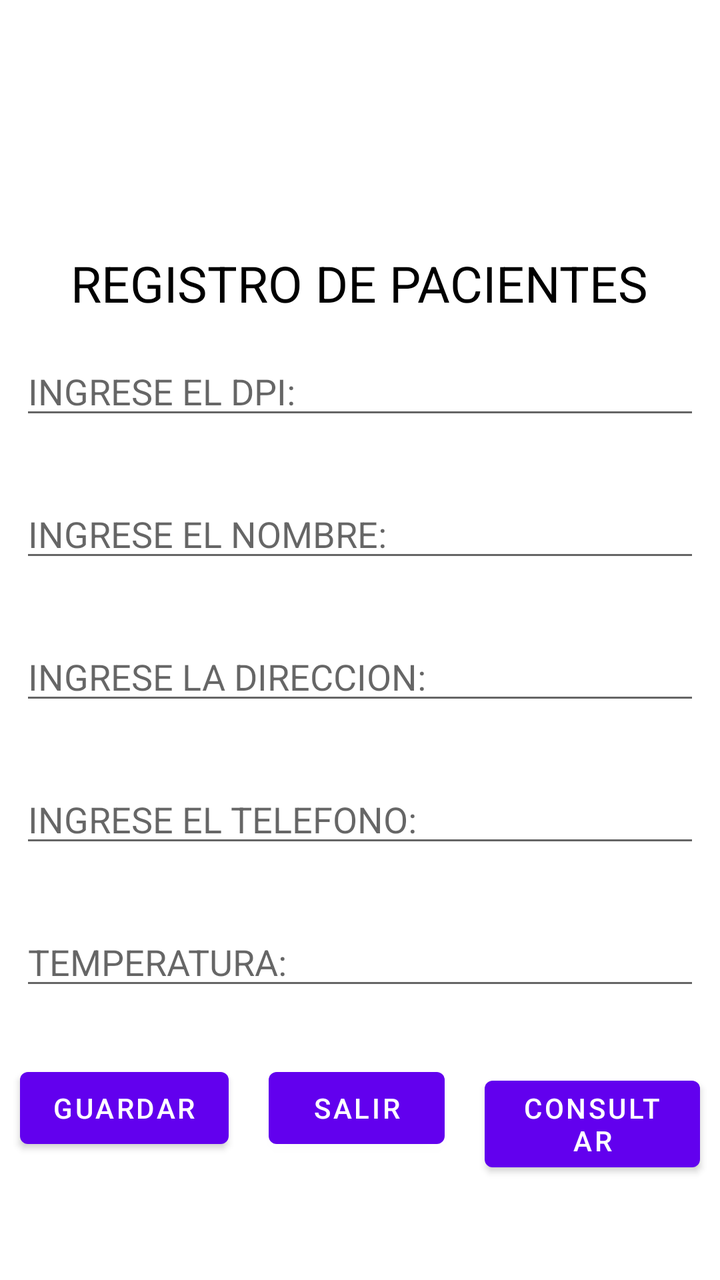
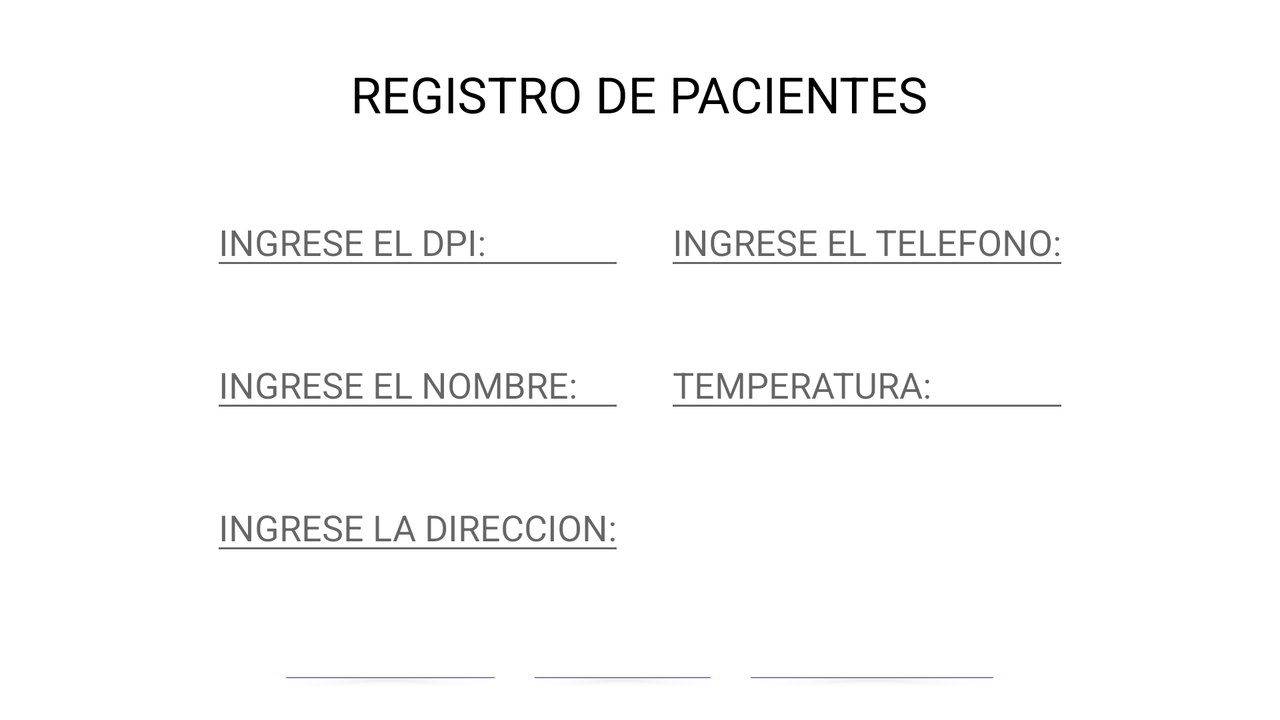

Two renders of one Android screen. The first uses the default layout on a phone; the second uses the alternative layout the repository ships for a different screen configuration, on a matching device. The two XML files are below.
<!-- AndroidManifest.xml: application theme Theme.AppArchivosRegistro -->
<!-- res/layout/fragment_registros_file.xml -->
<?xml version="1.0" encoding="utf-8"?>
<RelativeLayout xmlns:android="http://schemas.android.com/apk/res/android"
    xmlns:tools="http://schemas.android.com/tools"
    android:layout_width="match_parent"
    android:layout_height="match_parent"
    tools:context=".Login">

    <LinearLayout
        android:id="@+id/layout1"
        android:layout_width="match_parent"
        android:layout_height="wrap_content"
        android:orientation="vertical"
        android:layout_centerInParent="true">

        
        <TextView
            android:id="@+id/title"
            android:layout_width="wrap_content"
            android:layout_height="wrap_content"
            android:text="@string/text_title"
            android:textSize="@dimen/title_text"
            android:textColor="@color/black"
            android:layout_gravity="center"/>

        <EditText
            android:id="@+id/dpiTxt"
            android:layout_width="match_parent"
            android:layout_height="wrap_content"
            android:layout_marginStart="@dimen/margin_start"
            android:layout_marginEnd="@dimen/margin_end"
            android:layout_marginTop="@dimen/margin_top"
            android:layout_marginBottom="@dimen/margin_bottom"
            android:hint="@string/dpi_hint"/>

        <EditText
            android:id="@+id/nombreTxt"
            android:layout_width="match_parent"
            android:layout_height="wrap_content"
            android:layout_marginStart="@dimen/margin_start"
            android:layout_marginEnd="@dimen/margin_end"
            android:layout_marginTop="@dimen/margin_top"
            android:layout_marginBottom="@dimen/margin_bottom"
            android:hint="@string/nombre_hint"/>

        <EditText
            android:id="@+id/direccionTxt"
            android:layout_width="match_parent"
            android:layout_height="wrap_content"
            android:layout_marginStart="@dimen/margin_start"
            android:layout_marginEnd="@dimen/margin_end"
            android:layout_marginTop="@dimen/margin_top"
            android:layout_marginBottom="@dimen/margin_bottom"
            android:hint="@string/direccion_hint"/>

        <EditText
            android:id="@+id/telefonoTxt"
            android:layout_width="match_parent"
            android:layout_height="wrap_content"
            android:layout_marginStart="@dimen/margin_start"
            android:layout_marginEnd="@dimen/margin_end"
            android:layout_marginTop="@dimen/margin_top"
            android:layout_marginBottom="@dimen/margin_bottom"
            android:hint="@string/telefono_hint"/>

        <EditText
            android:id="@+id/temperaturaTxt"
            android:layout_width="match_parent"
            android:layout_height="wrap_content"
            android:layout_marginStart="@dimen/margin_start"
            android:layout_marginEnd="@dimen/margin_end"
            android:layout_marginTop="@dimen/margin_top"
            android:layout_marginBottom="@dimen/margin_bottom"
            android:hint="@string/temperatura_hint"/>

    </LinearLayout>

    <LinearLayout
        android:layout_width="wrap_content"
        android:layout_height="wrap_content"
        android:orientation="horizontal"
        android:layout_below="@+id/layout1"
        android:layout_centerHorizontal="true">

        <Button
            android:id="@+id/guardarBtn"
            android:layout_width="wrap_content"
            android:layout_height="wrap_content"
            android:layout_marginStart="@dimen/margin_start"
            android:layout_marginEnd="@dimen/margin_end"
            android:layout_marginTop="@dimen/margin_top"
            android:layout_marginBottom="@dimen/margin_bottom"
            android:text="@string/text_btn_guardar"/>

        <Button
            android:id="@+id/salirBtn"
            android:layout_width="wrap_content"
            android:layout_height="wrap_content"
            android:layout_marginStart="@dimen/margin_start"
            android:layout_marginEnd="@dimen/margin_end"
            android:layout_marginTop="@dimen/margin_top"
            android:layout_marginBottom="@dimen/margin_bottom"
            android:text="@string/text_btn_salir"/>

        <Button
            android:id="@+id/consultarBtn"
            android:layout_width="wrap_content"
            android:layout_height="wrap_content"
            android:layout_marginStart="@dimen/margin_start"
            android:layout_marginEnd="@dimen/margin_end"
            android:layout_marginTop="@dimen/margin_top"
            android:layout_marginBottom="@dimen/margin_bottom"
            android:text="@string/text_btn_consultar"/>

    </LinearLayout>

</RelativeLayout>
<!-- resources referenced by this layout -->
<resources>
  <dimen name="margin_bottom">15dp</dimen>
  <dimen name="margin_end">10dp</dimen>
  <dimen name="margin_start">10dp</dimen>
  <dimen name="margin_top">15dp</dimen>
  <dimen name="title_text">25sp</dimen>
  <string name="direccion_hint">INGRESE LA DIRECCION:</string>
  <string name="dpi_hint">INGRESE EL DPI:</string>
  <string name="nombre_hint">INGRESE EL NOMBRE:</string>
  <string name="telefono_hint">INGRESE EL TELEFONO:</string>
  <string name="temperatura_hint">TEMPERATURA:</string>
  <string name="text_btn_consultar">CONSULTAR</string>
  <string name="text_btn_guardar">GUARDAR</string>
  <string name="text_btn_salir">SALIR</string>
  <string name="text_title">REGISTRO DE PACIENTES</string>
  <style name="Theme.AppArchivosRegistro" parent="Theme.MaterialComponents.DayNight.DarkActionBar">
          
          <item name="colorPrimary">@color/purple_500</item>
          <item name="colorPrimaryVariant">@color/purple_700</item>
          <item name="colorOnPrimary">@color/white</item>
          
          <item name="colorSecondary">@color/teal_200</item>
          <item name="colorSecondaryVariant">@color/teal_700</item>
          <item name="colorOnSecondary">@color/black</item>
          
          <item name="android:statusBarColor">?attr/colorPrimaryVariant</item>
          
      </style>
</resources>
<!-- res/layout-land/fragment_registros_file.xml (the repository's variant of the layout above) -->
<!-- drawn on the phone turned sideways -->
<?xml version="1.0" encoding="utf-8"?>
<RelativeLayout xmlns:android="http://schemas.android.com/apk/res/android"
    xmlns:tools="http://schemas.android.com/tools"
    android:layout_width="match_parent"
    android:layout_height="match_parent"
    tools:context=".Login">

    <TextView
        android:id="@+id/title"
        android:layout_width="wrap_content"
        android:layout_height="wrap_content"
        android:text="@string/text_title"
        android:textSize="@dimen/title_text"
        android:textColor="@color/black"
        android:layout_centerHorizontal="true"
        android:layout_marginTop="@dimen/margin_top_title"
        android:layout_marginBottom="@dimen/margin_bottom_fragment"/>

    <LinearLayout
        android:id="@+id/layout1"
        android:layout_width="wrap_content"
        android:layout_height="wrap_content"
        android:layout_centerInParent="true"
        android:orientation="horizontal"
        android:layout_below="@+id/title"
        android:layout_marginBottom="@dimen/margin_bottom_fragment">

        <LinearLayout
            android:id="@+id/layout2"
            android:layout_width="wrap_content"
            android:layout_height="wrap_content"
            android:orientation="vertical">

            

            <EditText
                android:id="@+id/dpiTxt"
                android:layout_width="match_parent"
                android:layout_height="wrap_content"
                android:layout_marginStart="@dimen/margin_start"
                android:layout_marginEnd="@dimen/margin_end"
                android:layout_marginTop="@dimen/margin_top"
                android:layout_marginBottom="@dimen/margin_bottom"
                android:hint="@string/dpi_hint"/>

            <EditText
                android:id="@+id/nombreTxt"
                android:layout_width="match_parent"
                android:layout_height="wrap_content"
                android:layout_marginStart="@dimen/margin_start"
                android:layout_marginEnd="@dimen/margin_end"
                android:layout_marginTop="@dimen/margin_top"
                android:layout_marginBottom="@dimen/margin_bottom"
                android:hint="@string/nombre_hint"/>

            <EditText
                android:id="@+id/direccionTxt"
                android:layout_width="match_parent"
                android:layout_height="wrap_content"
                android:layout_marginStart="@dimen/margin_start"
                android:layout_marginEnd="@dimen/margin_end"
                android:layout_marginTop="@dimen/margin_top"
                android:layout_marginBottom="@dimen/margin_bottom"
                android:hint="@string/direccion_hint"/>
        </LinearLayout>

        <LinearLayout
            android:layout_width="wrap_content"
            android:layout_height="wrap_content"
            android:orientation="vertical">

            <EditText
                android:id="@+id/telefonoTxt"
                android:layout_width="match_parent"
                android:layout_height="wrap_content"
                android:layout_marginStart="@dimen/margin_start"
                android:layout_marginEnd="@dimen/margin_end"
                android:layout_marginTop="@dimen/margin_top"
                android:layout_marginBottom="@dimen/margin_bottom"
                android:hint="@string/telefono_hint"/>

            <EditText
                android:id="@+id/temperaturaTxt"
                android:layout_width="match_parent"
                android:layout_height="wrap_content"
                android:layout_marginStart="@dimen/margin_start"
                android:layout_marginEnd="@dimen/margin_end"
                android:layout_marginTop="@dimen/margin_top"
                android:layout_marginBottom="@dimen/margin_bottom"
                android:hint="@string/temperatura_hint"/>
        </LinearLayout>

    </LinearLayout>


    <LinearLayout
        android:layout_width="wrap_content"
        android:layout_height="wrap_content"
        android:orientation="horizontal"
        android:layout_below="@+id/layout1"
        android:layout_centerHorizontal="true">

        <Button
            android:id="@+id/guardarBtn"
            android:layout_width="wrap_content"
            android:layout_height="wrap_content"
            android:layout_marginStart="@dimen/margin_start"
            android:layout_marginEnd="@dimen/margin_end"
            android:layout_marginTop="@dimen/margin_top"
            android:layout_marginBottom="@dimen/margin_bottom"
            android:text="@string/text_btn_guardar"/>

        <Button
            android:id="@+id/salirBtn"
            android:layout_width="wrap_content"
            android:layout_height="wrap_content"
            android:layout_marginStart="@dimen/margin_start"
            android:layout_marginEnd="@dimen/margin_end"
            android:layout_marginTop="@dimen/margin_top"
            android:layout_marginBottom="@dimen/margin_bottom"
            android:text="@string/text_btn_salir"/>

        <Button
            android:id="@+id/consultarBtn"
            android:layout_width="wrap_content"
            android:layout_height="wrap_content"
            android:layout_marginStart="@dimen/margin_start"
            android:layout_marginEnd="@dimen/margin_end"
            android:layout_marginTop="@dimen/margin_top"
            android:layout_marginBottom="@dimen/margin_bottom"
            android:text="@string/text_btn_consultar"/>

    </LinearLayout>

</RelativeLayout>
<!-- resources referenced by the variant -->
<!-- as the phone turned sideways resolves them -->
<resources>
  <dimen name="margin_bottom">15dp</dimen>
  <dimen name="margin_bottom_fragment">20dp</dimen>
  <dimen name="margin_end">10dp</dimen>
  <dimen name="margin_start">10dp</dimen>
  <dimen name="margin_top">15dp</dimen>
  <dimen name="margin_top_title">30dp</dimen>
  <dimen name="title_text">25sp</dimen>
  <string name="direccion_hint">INGRESE LA DIRECCION:</string>
  <string name="dpi_hint">INGRESE EL DPI:</string>
  <string name="nombre_hint">INGRESE EL NOMBRE:</string>
  <string name="telefono_hint">INGRESE EL TELEFONO:</string>
  <string name="temperatura_hint">TEMPERATURA:</string>
  <string name="text_btn_consultar">CONSULTAR</string>
  <string name="text_btn_guardar">GUARDAR</string>
  <string name="text_btn_salir">SALIR</string>
  <string name="text_title">REGISTRO DE PACIENTES</string>
  <style name="Theme.AppArchivosRegistro" parent="Theme.MaterialComponents.DayNight.DarkActionBar">
          
          <item name="colorPrimary">@color/purple_500</item>
          <item name="colorPrimaryVariant">@color/purple_700</item>
          <item name="colorOnPrimary">@color/white</item>
          
          <item name="colorSecondary">@color/teal_200</item>
          <item name="colorSecondaryVariant">@color/teal_700</item>
          <item name="colorOnSecondary">@color/black</item>
          
          <item name="android:statusBarColor">?attr/colorPrimaryVariant</item>
          
      </style>
</resources>
